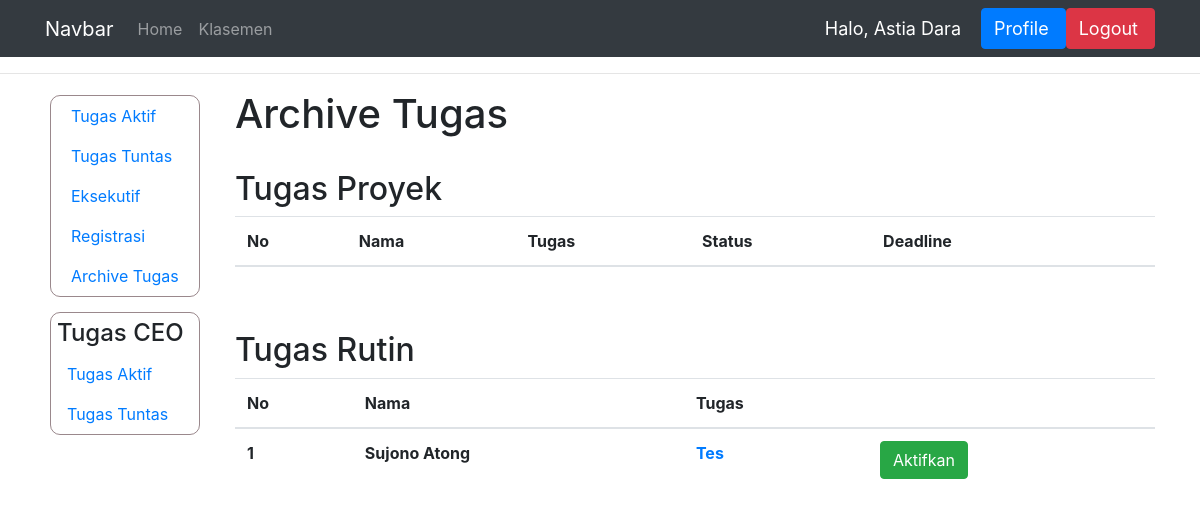
The page /archive_tugas/ (signed in) on the database as committed earlier.
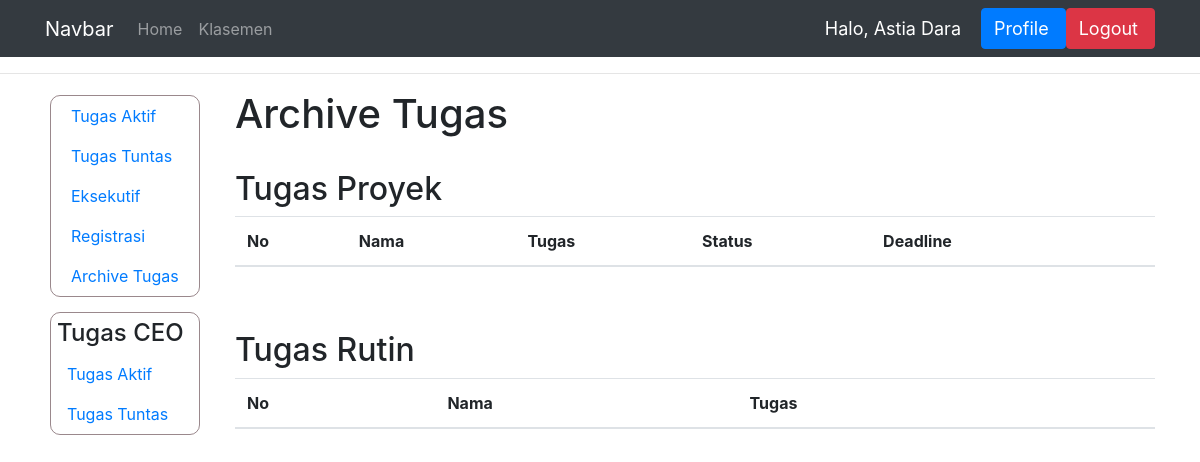
The same page on the database as committed later.
### dashboard/models.py (models this page shows, shortened)
class TugasRutin(models.Model):
    pemilik_tugas = models.ForeignKey(User, on_delete=models.CASCADE)
    judul = models.CharField(max_length=150)
    isi = models.CharField(max_length=1000)
    bagian = models.CharField(max_length=150, null=True)
    archive = models.BooleanField(null=True)

### dashboard/views.py (the view)
# urls.py: path('archive_tugas/', views.archive_tugas, name='archive_tugas'),
@login_required(login_url='login')
def archive_tugas(request):
    nama = request.user.first_name
    context = {'nama' : nama}
    tp = TugasProyek.objects.filter(archive=True)
    tr = TugasRutin.objects.filter(archive=True)
    if not request.user.groups.filter(name='Eksekutif').exists() or request.user.last_name == 'Human Resource':
        context['data_kar'] = True
    context['tugas_proyek'] = tp
    context['tugas_rutin'] = tr
    return render(request, 'manager/archive_tugas.html', context)

### templates/manager/archive_tugas.html (shortened to what this page needs)
{% extends 'main.html' %}
{% block content %}
<hr>
<div class="container">
    <div class="row">
        {% if sidebar_ceo %}
            {% include 'ceo/sidebar.html' %}
        {% else %}
            {% include 'manager/sidebar.html' %}
        {% endif %}
        <div class="col">
            <h1>Archive Tugas</h1>
            <br>
              <h2>Tugas Proyek</h2>
                <table class="table">
                <thead>
                    <tr>
                        <th scope="col">No</th>
                        <th scope="col">Nama</th>
                        <th scope="col">Tugas</th>
                        <th scope="col">Status</th>
                        <th scope="col">Deadline</th>
                        <th scopve="col"></th>
                    </tr>
                </thead>
                </table>
                <br><br>
              <h2>Tugas Rutin</h2>
            <table class="table">
            <thead>
                <tr>
                    <th scope="col">No</th>
                    <th scope="col">Nama</th>
                    <th scope="col">Tugas</th>
                    <th scope="col"></th>
                </tr>
                </thead>
                {% for isi in tugas_rutin %}
                <tr>
                    <th scope="row">{{forloop.counter}}</th>
                    <th>{{isi.pemilik_tugas.first_name}}</th>
                    <th><a href="{% url 'progress_tugas_rutin' isi.id %}">{{isi.judul}}</a></th>
                    <th><a class="btn btn-success" href="{% url 'kembalikan_archive_rutin' isi.id %}">Aktifkan</a></th>
                </tr>
                {% endfor %}
            </table>
        </div>
    </div>
</div>
{% endblock %}

Rows that differ between the two databases and show on the page:
removed TugasRutin: pemilik_tugas.first_name "Sujono Atong", judul "Tes"
